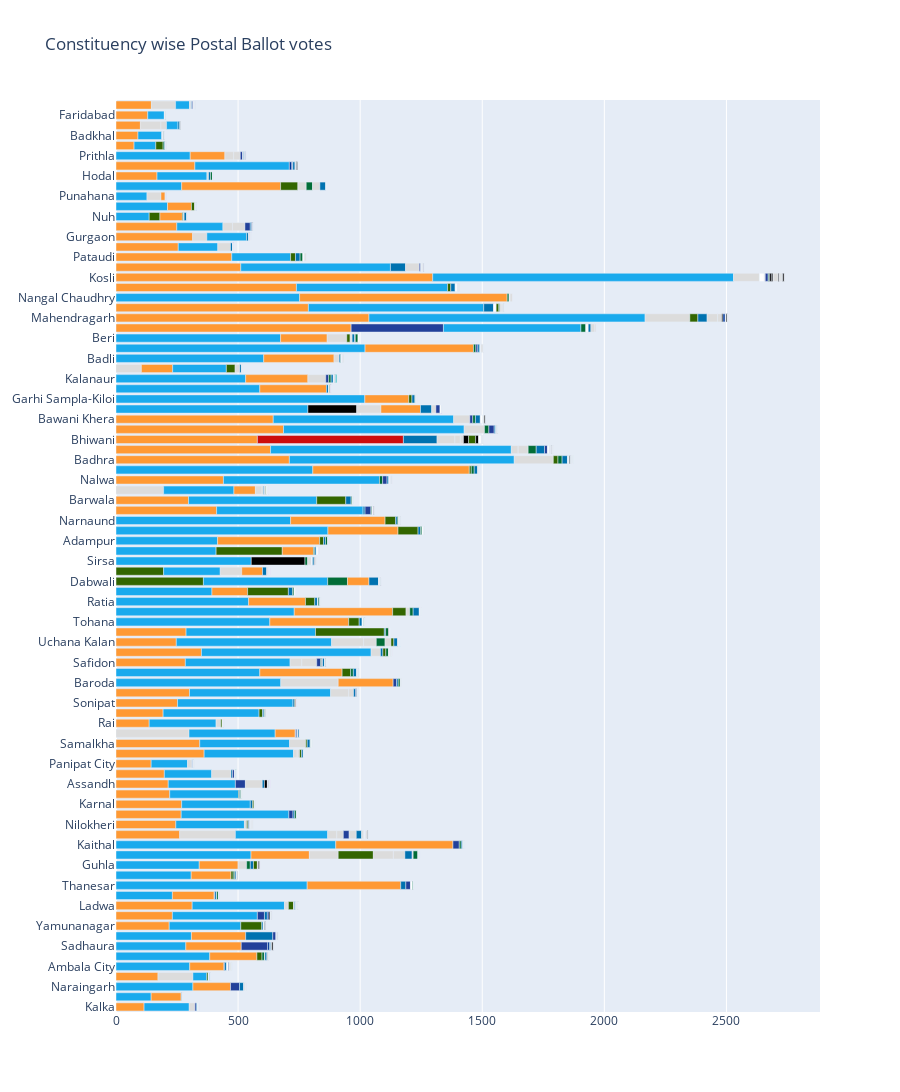

Here is the notebook cell this chart was saved with:
### Code cell
# Postal ballot at a glance 
fig = go.Figure()
fig.add_traces(go.Bar(y=result['Constituency Name'], x=result['Postal Votes'], customdata=result[['Abb','Candidate']],
                      orientation='h', marker_color=result['Color'], hovertemplate='%{y}<br>%{customdata[1]}<br>%{customdata[0]} %{x} votes',
                      hovertext=list(zip(result['Abb'],result['Candidate'])), name=''))
fig.update_layout(title='Constituency wise Postal Ballot votes', height=1500)

### Figure 1 — Plotly figure (JSON) as saved in the notebook; plotly's stock layout.template omitted (floating-point values rounded to 4 significant figures; data arrays with more than 128 entries replaced by an {"elided": "..."} marker saying what was removed)
{"data": [{"customdata": {"elided": "1121x2 str values"}, "hovertemplate": "%{y}<br>%{customdata[1]}<br>%{customdata[0]} %{x} votes", "hovertext": {"elided": "1121 str values"}, "marker": {"color": {"elided": "1121 str values"}}, "name": "", "orientation": "h", "type": "bar", "x": {"elided": "1121 int values"}, "y": {"elided": "1121 str values"}}], "layout": {"height": 1500, "title": {"text": "Constituency wise Postal Ballot votes"}}}
